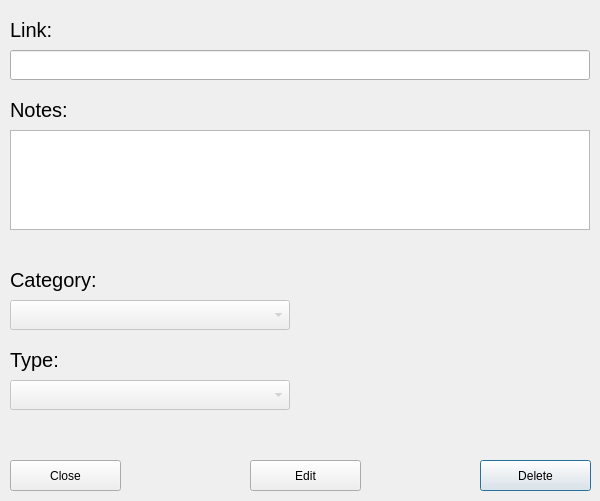
<?xml version="1.0" encoding="UTF-8"?>
<ui version="4.0">
 <class>Dialog</class>
 <widget class="QDialog" name="Dialog">
  <property name="geometry">
   <rect>
    <x>0</x>
    <y>0</y>
    <width>600</width>
    <height>501</height>
   </rect>
  </property>
  <property name="windowTitle">
   <string>Dialog</string>
  </property>
  <widget class="QLineEdit" name="linkURL">
   <property name="enabled">
    <bool>true</bool>
   </property>
   <property name="geometry">
    <rect>
     <x>10</x>
     <y>50</y>
     <width>580</width>
     <height>30</height>
    </rect>
   </property>
   <property name="readOnly">
    <bool>true</bool>
   </property>
  </widget>
  <widget class="QLabel" name="label">
   <property name="geometry">
    <rect>
     <x>10</x>
     <y>10</y>
     <width>100</width>
     <height>40</height>
    </rect>
   </property>
   <property name="font">
    <font>
     <pointsize>15</pointsize>
    </font>
   </property>
   <property name="text">
    <string>Link:</string>
   </property>
  </widget>
  <widget class="QLabel" name="label_2">
   <property name="geometry">
    <rect>
     <x>10</x>
     <y>90</y>
     <width>100</width>
     <height>40</height>
    </rect>
   </property>
   <property name="font">
    <font>
     <pointsize>15</pointsize>
    </font>
   </property>
   <property name="text">
    <string>Notes:</string>
   </property>
  </widget>
  <widget class="QTextEdit" name="linkNotes">
   <property name="enabled">
    <bool>true</bool>
   </property>
   <property name="geometry">
    <rect>
     <x>10</x>
     <y>130</y>
     <width>580</width>
     <height>100</height>
    </rect>
   </property>
   <property name="readOnly">
    <bool>true</bool>
   </property>
  </widget>
  <widget class="QLabel" name="label_3">
   <property name="geometry">
    <rect>
     <x>10</x>
     <y>260</y>
     <width>100</width>
     <height>40</height>
    </rect>
   </property>
   <property name="font">
    <font>
     <pointsize>15</pointsize>
    </font>
   </property>
   <property name="text">
    <string>Category:</string>
   </property>
  </widget>
  <widget class="QLabel" name="label_4">
   <property name="geometry">
    <rect>
     <x>10</x>
     <y>340</y>
     <width>100</width>
     <height>40</height>
    </rect>
   </property>
   <property name="font">
    <font>
     <pointsize>15</pointsize>
    </font>
   </property>
   <property name="text">
    <string>Type:</string>
   </property>
  </widget>
  <widget class="QComboBox" name="categoryBox">
   <property name="enabled">
    <bool>false</bool>
   </property>
   <property name="geometry">
    <rect>
     <x>10</x>
     <y>300</y>
     <width>280</width>
     <height>30</height>
    </rect>
   </property>
  </widget>
  <widget class="QComboBox" name="typeBox">
   <property name="enabled">
    <bool>false</bool>
   </property>
   <property name="geometry">
    <rect>
     <x>10</x>
     <y>380</y>
     <width>280</width>
     <height>30</height>
    </rect>
   </property>
  </widget>
  <widget class="QPushButton" name="buttonDelete">
   <property name="geometry">
    <rect>
     <x>480</x>
     <y>460</y>
     <width>111</width>
     <height>31</height>
    </rect>
   </property>
   <property name="text">
    <string>Delete</string>
   </property>
  </widget>
  <widget class="QPushButton" name="buttonClose">
   <property name="geometry">
    <rect>
     <x>10</x>
     <y>460</y>
     <width>111</width>
     <height>31</height>
    </rect>
   </property>
   <property name="text">
    <string>Close</string>
   </property>
  </widget>
  <widget class="QPushButton" name="buttonEdit">
   <property name="geometry">
    <rect>
     <x>250</x>
     <y>460</y>
     <width>111</width>
     <height>31</height>
    </rect>
   </property>
   <property name="text">
    <string>Edit</string>
   </property>
  </widget>
 </widget>
 <resources/>
 <connections/>
</ui>
